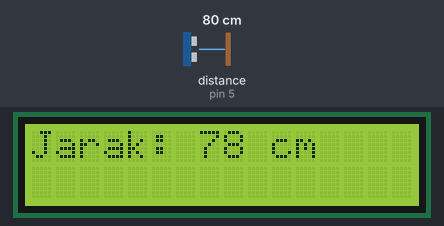
This sketch was run on a simulated Arduino Uno, built with avr-gcc and run on an emulated ATmega328P. On the bench: 16×2 character LCD. Wiring (inferred from the names in the program): ultrasonic range finder: trigger pin 2; echo pin 5. Inputs (shaded band) come from the test bench; at power-on: distance to the obstacle (sensor on pin 5) 80 cm. The echo pulse lasts 58.3 µs per cm; what the sketch prints to the serial monitor is not drawn.

Above: at 3.2 s.
3.3 s: distance to the obstacle (sensor on pin 5) set to 2 cm
At 5.0 s:
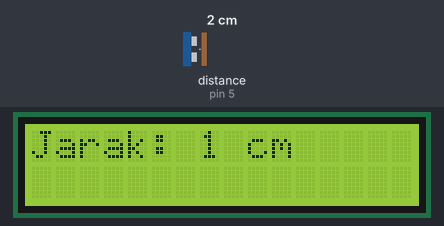
5.6 s: distance to the obstacle (sensor on pin 5) set to 4 cm
At 6.8 s:
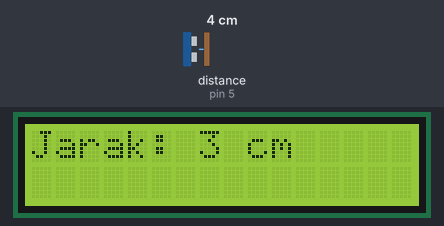
7.2 s: distance to the obstacle (sensor on pin 5) set to 9 cm
At 8.4 s:
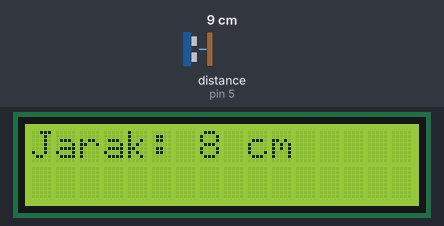
Timing chart, 0 to 10.2 s (numbered marks = the images above; inputs shaded):
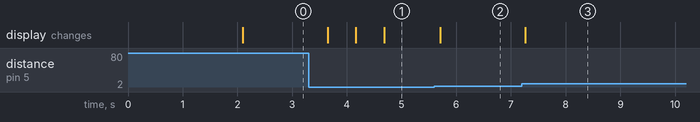

Measured:
- after the input at 3.3 s, the display: changes after 0.35 s (image 1)
- after the input at 5.6 s, the display: changes after 0.11 s (image 2)
- after the input at 7.2 s, the display: changes after 0.06 s (image 3)

The sketch:

Digital_Rulers.ino
```cpp
#include <LiquidCrystal_I2C.h>
#define TRIG_PIN 2
#define ECHO_PIN 5

LiquidCrystal_I2C lcd(0x27, 16, 2);

void setup() {
  Serial.begin(115200);
  pinMode(TRIG_PIN, OUTPUT);
  pinMode(ECHO_PIN, INPUT);

  lcd.init();
  lcd.backlight();
  lcd.setCursor(0, 0);
  lcd.print("Digital Ruler");
  delay(2000);
}

void loop() {
  long duration, distance;

  digitalWrite(TRIG_PIN, LOW);
  delayMicroseconds(2);
  digitalWrite(TRIG_PIN, HIGH);
  delayMicroseconds(10);
  digitalWrite(TRIG_PIN, LOW);

  duration = pulseIn(ECHO_PIN, HIGH);

  distance = (duration * 0.034) / 2;

  // Tampilkan jarak di Serial Monitor
  Serial.print("Jarak: ");
  Serial.print(distance);
  Serial.println(" cm");

  // Tampilkan jarak di LCD
  lcd.clear();
  lcd.setCursor(0, 0);
  lcd.print("Jarak: ");
  lcd.print(distance);
  lcd.print(" cm");

  delay(500);
}
```
